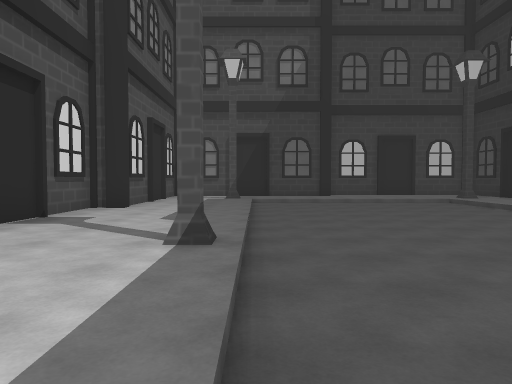
View 1 (above)

16 first-person views from a walk through a Unity game level. The camera is 1.5 m above the floor, tilts 2° down and sees 70° across. The floor is counted in squares, 2 m on a side. Each view is taken from the middle of a square. On the plan, view 1 faces up. The plan holds only what a view shows up to about 11 squares ahead; the rest is blank. The place goes on beyond the plan. The player is left out.

View 2
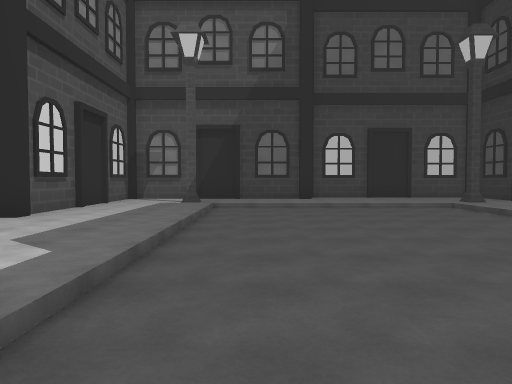

View 3
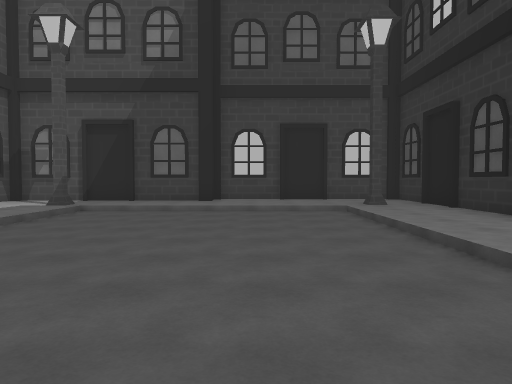

View 4
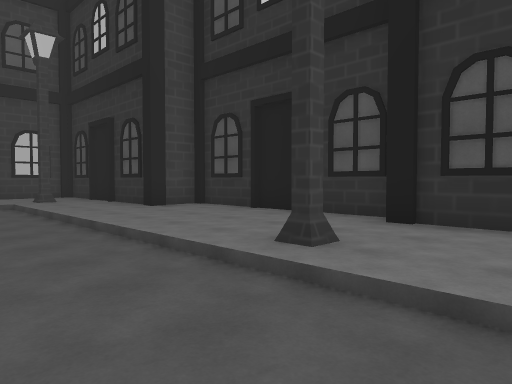

View 5
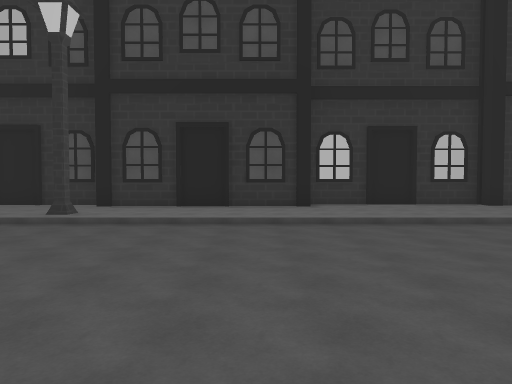

View 6
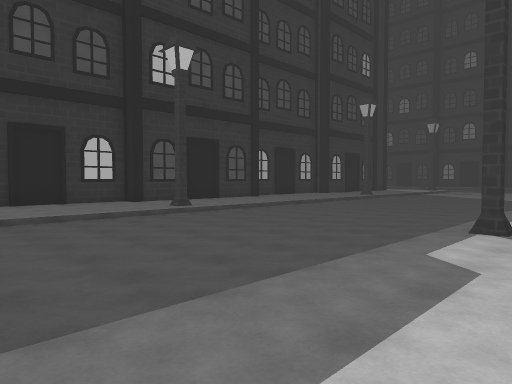

View 7
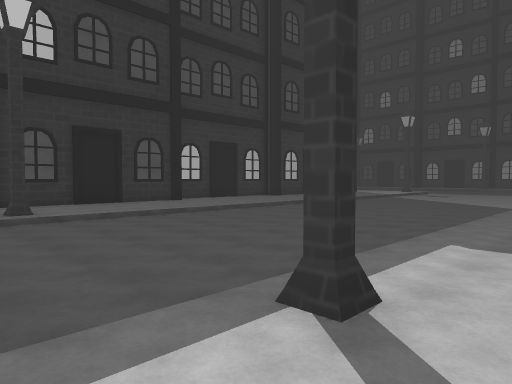

View 8
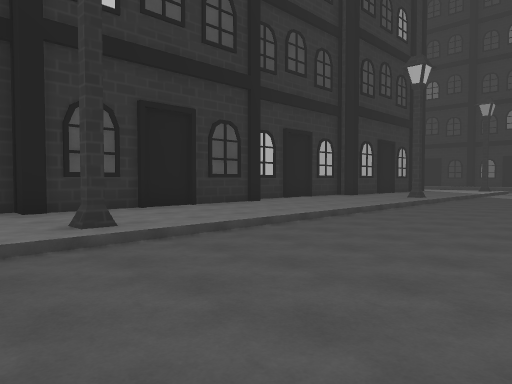

View 9
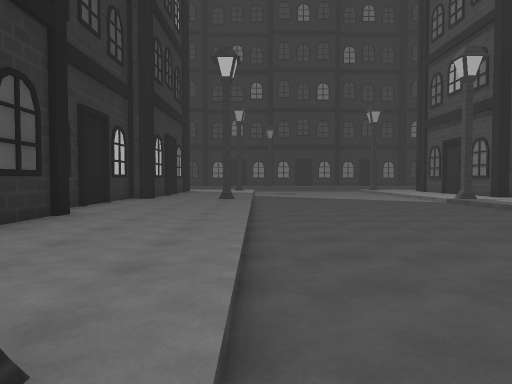

View 10
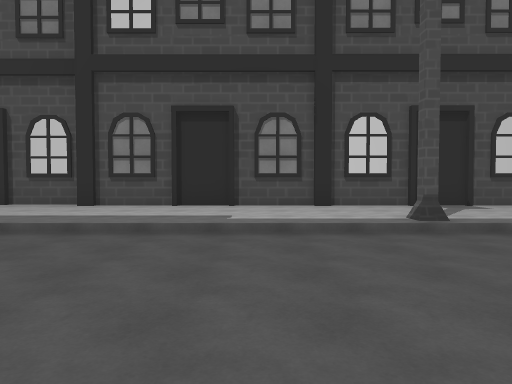

View 11
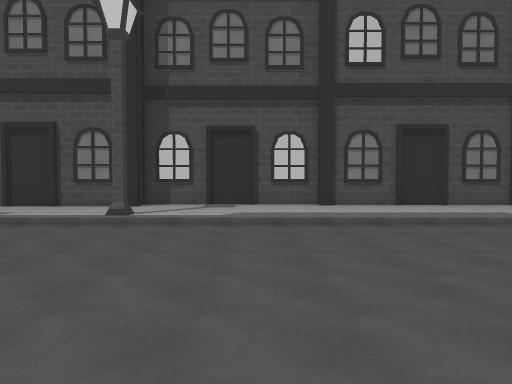

View 12
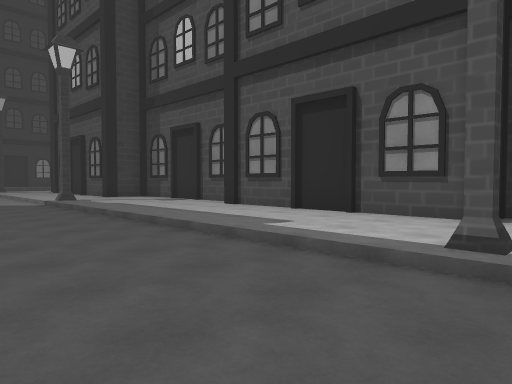

View 13
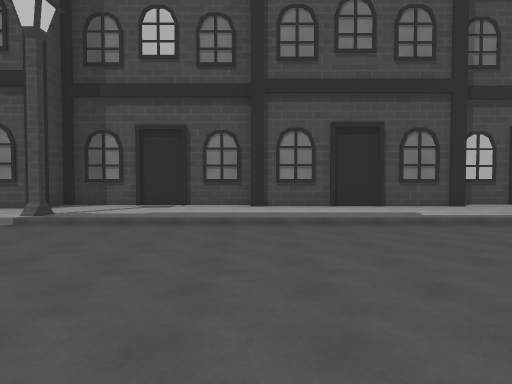

View 14
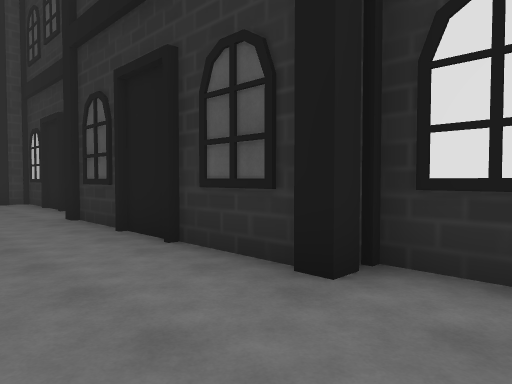

View 15
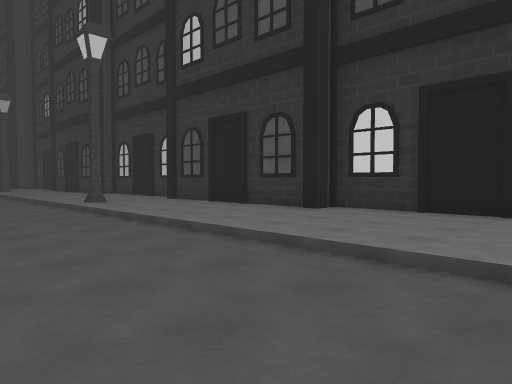

View 16
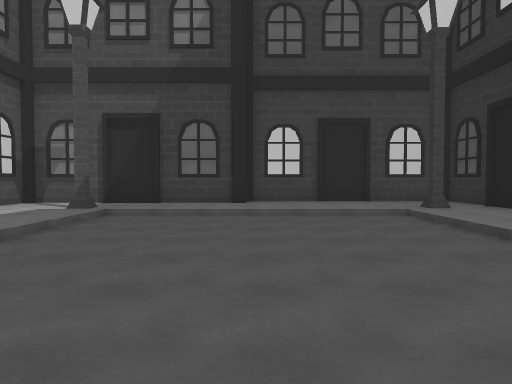

### Floor plan
Key: @ floor where view 1 was taken; # wall or solid block; . main floor; - floor 0.25 m lower than the main floor; / step, stairs or slope.
Columns run from 4 left of view 1 to 10 right of it. Each row starts with its distance up from view 1.
 15       ########
 14  ######......#
 13  #...........#
 12  #.#.......#.#
 11  #../-----/..#
 10  #../-----/..#
  9  #../-----/..##
  8 ##../-----/...#
  7 #.../-----/...#
  6 #.../-----/...#
  5 #.../-----/...#
  4 #..#/-----/...#
  3 #.../-----/#.##
  2 #.../-----/..#
  1 #.../-----/..##
  0 #...@-----/...#
 -1 #.../-----/..##
 -2 #.../-----/..##
 -3 #.../-----/...#
 -4 #.../-----/...#
 -5 #.../-----/...#
 -6 #.../-----/...#
 -7 #.../-----/...#
 -8 #..#/-----/#..#
 -9 ##../-----/...#
-10  #../-----/...#
-11  #../-----/...#
-12  #../-----/...#
-13  #../-----/...#
-14 ##../-----/...#
-15 #.../-----/...#
-16 #.../-----/...#
-17 #.../-----/...#
-18 #..//-----/...#

Where each view was taken, in squares from view 1:
view 1: 0 up, 0 right, facing up
view 2: 2 up, 1 right, facing up
view 3: 3 up, 4 right, facing up
view 4: 1 up, 4 right, facing up-right
view 5: 1 down, 1 left, facing right
view 6: 2 down, 2 left, facing down-right
view 7: 6 down, 2 left, facing down-right
view 8: 6 down, 2 right, facing down-right
view 9: 7 down, 6 right, facing down
view 10: 1 up, 5 right, facing left
view 11: 5 down, 7 right, facing left
view 12: 7 down, 3 right, facing down-left
view 13: 14 down, 7 right, facing left
view 14: 15 down, 7 right, facing up-right
view 15: 18 down, 3 right, facing up-right
view 16: 4 up, 3 right, facing up
